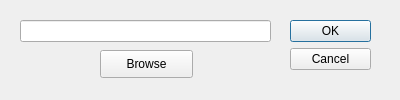
<?xml version="1.0" encoding="UTF-8"?>
<ui version="4.0">
 <class>Dialog_maskresult</class>
 <widget class="QDialog" name="Dialog_maskresult">
  <property name="geometry">
   <rect>
    <x>0</x>
    <y>0</y>
    <width>400</width>
    <height>100</height>
   </rect>
  </property>
  <property name="sizePolicy">
   <sizepolicy hsizetype="Fixed" vsizetype="Fixed">
    <horstretch>0</horstretch>
    <verstretch>0</verstretch>
   </sizepolicy>
  </property>
  <property name="minimumSize">
   <size>
    <width>400</width>
    <height>100</height>
   </size>
  </property>
  <property name="maximumSize">
   <size>
    <width>400</width>
    <height>100</height>
   </size>
  </property>
  <property name="windowTitle">
   <string>Load Mask</string>
  </property>
  <widget class="QDialogButtonBox" name="buttonBox">
   <property name="geometry">
    <rect>
     <x>290</x>
     <y>20</y>
     <width>81</width>
     <height>241</height>
    </rect>
   </property>
   <property name="orientation">
    <enum>Qt::Vertical</enum>
   </property>
   <property name="standardButtons">
    <set>QDialogButtonBox::Cancel|QDialogButtonBox::Ok</set>
   </property>
  </widget>
  <widget class="QLineEdit" name="lineEdit">
   <property name="geometry">
    <rect>
     <x>20</x>
     <y>20</y>
     <width>251</width>
     <height>22</height>
    </rect>
   </property>
  </widget>
  <widget class="QPushButton" name="pushButton">
   <property name="geometry">
    <rect>
     <x>100</x>
     <y>50</y>
     <width>93</width>
     <height>28</height>
    </rect>
   </property>
   <property name="text">
    <string>Browse</string>
   </property>
  </widget>
 </widget>
 <resources/>
 <connections>
  <connection>
   <sender>buttonBox</sender>
   <signal>accepted()</signal>
   <receiver>Dialog_maskresult</receiver>
   <slot>accept()</slot>
   <hints>
    <hint type="sourcelabel">
     <x>248</x>
     <y>254</y>
    </hint>
    <hint type="destinationlabel">
     <x>157</x>
     <y>274</y>
    </hint>
   </hints>
  </connection>
  <connection>
   <sender>buttonBox</sender>
   <signal>rejected()</signal>
   <receiver>Dialog_maskresult</receiver>
   <slot>reject()</slot>
   <hints>
    <hint type="sourcelabel">
     <x>316</x>
     <y>260</y>
    </hint>
    <hint type="destinationlabel">
     <x>286</x>
     <y>274</y>
    </hint>
   </hints>
  </connection>
 </connections>
</ui>
